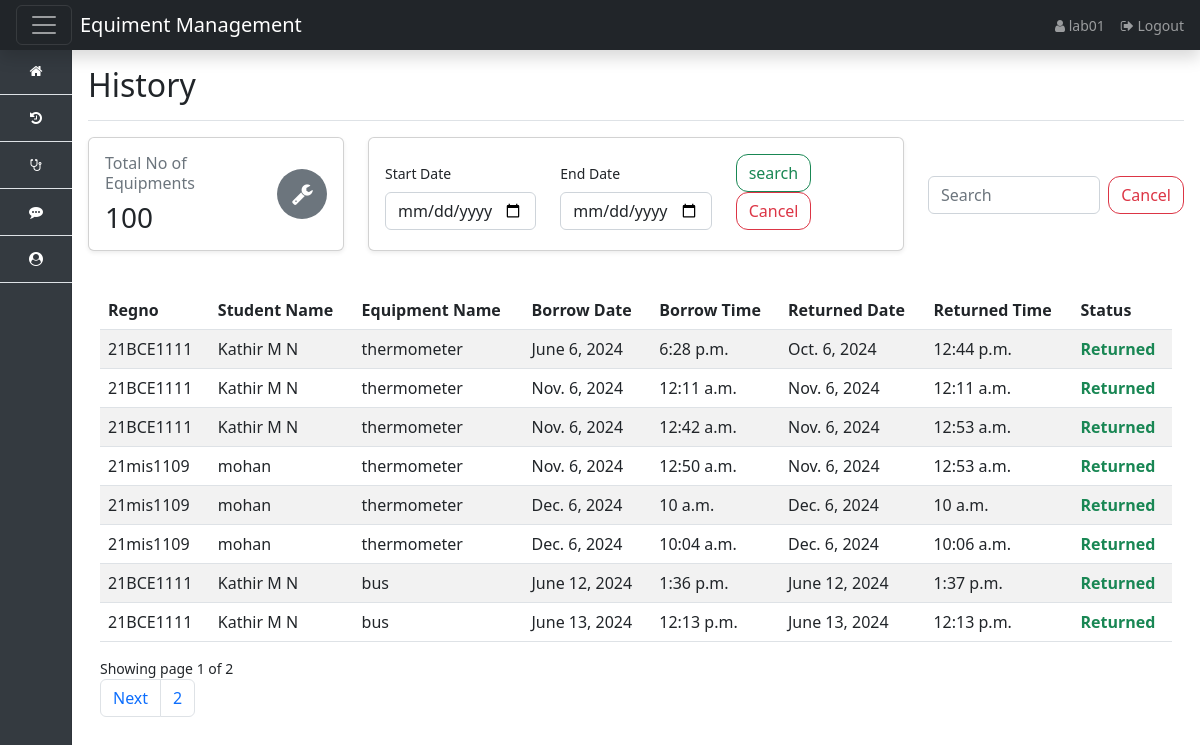
Screenshot of /history (signed in) with the database file from the repository.
### app/models.py (models this page shows, shortened)
class Manage_Equiment(models.Model):
    borrowed_date = models.DateField(default=now)
    borrowed_time = models.TimeField()
    regno = models.CharField(max_length=100)
    stud_name = models.CharField(max_length=100,null=True)
    category = models.CharField(max_length=266)
    returned_time = models.TimeField(null=True, blank=True)
    returned_date = models.DateField(null=True, blank=True)
    status = models.BooleanField(default=False)
    handled_by = models.ForeignKey(User, on_delete=models.SET_NULL, null=True, blank=True)
    class Meta:
        ordering: ['-date'] # type: ignore

### app/views.py (the view)
# urls.py: path('history',views.history,name='history'),
def history(request):
    equipment = Manage_Equiment.objects.filter(handled_by=request.user)
    paginator = Paginator(equipment,8)
    page_number = request.GET.get('page')
    page_obj = Paginator.get_page(paginator,page_number)
    context = {
        'equiment' : equipment,
        'page_obj' : page_obj
    }
    return render(request,'equiments/history.html',context)

### Template/equiments/history.html (shortened to what this page needs)
{% extends 'base.html' %}
{% block content %}
    <div class="d-flex justify-content-between flex-wrap flex-md-nowrap align-items-center  pb-2 mb-3 border-bottom">
        <h1 class="h2">History</h1>
    </div>
    <div class="row g-4 mb-3">
        <div class="col-xl-3 col-sm-6 col-12 mb-2">
            <div class="card shadow-sm">
                <div class="card-body">
                    <div class="row">
                        <div class="col">
                            <span class="h6 font-semibold text-muted text-sm d-block mb-2">Total No of Equipments</span>
                            <span class="h3 font-bold mb-0">100</span>
                        </div>
                        <div class="col-auto d-flex align-items-center justify-content-center">
                            <div class="icon icon-shape bg-secondary text-white text-lg rounded-circle d-flex align-items-center justify-content-center" style="width: 50px; height: 50px;">
                                <i class="fa fa-wrench" style="scale: 1.6;"></i>
                            </div>
                        </div>
                    </div>
                </div>
            </div>
        </div>
        <div class="col-xxl-5 col-md-6 mb-4">
            <div class="card shadow-sm h-100">
                <div class="card-body">
                    <div class="row align-items-end">
                        <div class="col-md-4 mb-1">
                            <label for="start_date" class="form-label">Start Date</label>
                            <input type="date" id="start_date" class="form-control">
                        </div>
                        <div class="col-md-4 mb-1">
                            <label for="end_date" class="form-label">End Date</label>
                            <input type="date" id="end_date" class="form-control">
                        </div>
                        <div class="col-md-4 mb-1 ">
                            <button class="btn btn-outline-success custom-btn" id="filter-button">search</button>
                            <button class="btn btn-outline-danger custom-btn" type="submit">Cancel</button>
                        </div>
                    </div>
                </div>
            </div>
        </div>
        <div class="col-xl-3 col-sm-6 col-12 mb-2 d-flex justify-content-center align-items-center">
            <form class="d-flex" role="search">
                <input class="form-control me-2" id="searchfield" type="search" placeholder="Search" aria-label="Search">
                <button class="btn btn-outline-danger custom-btn" type="submit">Cancel</button>
            </form>
        </div>
    </div>
     <div class="container">
        <div class="app-table">
        <table class="table table-striped table-hover">
            <thead>
                <tr>
                    <th>Regno</th>
                    <th>Student Name</th>
                    <th>Equipment Name</th>
                    <th>Borrow Date</th>
                    <th>Borrow Time</th>
                    <th>Returned Date</th>
                    <th>Returned Time</th>
                    <th>Status</th>
                </tr>
            </thead>
            <tbody>
                {% for equiments in page_obj %}
                <tr>
                    <td>{{equiments.regno}}</td>
                    <td>{{equiments.stud_name}}</td>
                    <td>{{equiments.category}}</td>
                    <td>{{equiments.borrowed_date}}</td>
                    <td>{{equiments.borrowed_time}}</td>
                    <td>{{equiments.returned_date}}</td>
                    <td>{{equiments.returned_time}}</td>
                    <td>{% if equiments.status == False %} <span style="color: red;">Pending to Return</span>
                        {% else %}
                        <span style="color: rgb(25, 135, 84); font-weight: bold ;"> Returned </span>
                        {% endif %}
                    </td>
                </tr>
                {% endfor %}
            </tbody>
        </table>
    </div>
        <div class="">
            Showing page {{page_obj.number}} of {{page_obj.paginator.num_pages}}
        </div>
        <ul class="pagination align-right float-right mr-auto">
            {% if page_obj.has_next %}
            <li class="page-item"><a class="page-link" href="?page={{page_obj.next_page_number}}">Next</a></li>
            <li class="page-item"><a class="page-link" href="?page={{ page_obj.paginator.num_pages }}">{{ page_obj.paginator.num_pages }}</a></li>
            {% endif %}
        </ul>
    </div>
{% endblock %}

### Template/base.html (shortened to what this page needs)
{% load static %}
<html lang="en">
  <head>
<link href="{% static 'css/bootstrap.min.css'%}" rel="stylesheet" >
<link href="{% static 'sidebars.css'%}" rel="stylesheet">
<link rel="stylesheet" href="{% static 'css/dashboard.css'%}">
<link rel="stylesheet" href="https://cdn.jsdelivr.net/npm/@docsearch/css@3">
<link rel="stylesheet" href="https://cdnjs.cloudflare.com/ajax/libs/font-awesome/4.7.0/css/font-awesome.min.css">
<link rel="stylesheet" href="">
    <link href="dashboard.css" rel="stylesheet">
  </head>
  <body>
<nav class="navbar navbar-dark sticky-top bg-dark flex-md-nowrap p-0 shadow">
  <div class="d-flex align-items-center col-md-3 col-lg-2 me-0 px-3 fs-6">
    <button class="navbar-toggler" type="button" id="navbar-toggler">
      <span class="navbar-toggler-icon"></span>
    </button>
    <a class="navbar-brand ms-2" href="#">Equiment Management</a>
  </div>
  <div class="d-flex justify-content-end align-items-center col-md-9 col-lg-10">
    <ul class="navbar-nav px-3 d-flex flex-row align-items-center">
      {% if request.user.is_authenticated %}
      <li class="nav-item text-nowrap me-3">
          <a class="nav-link" aria-current="page" href="#">
              <i class="fa fa-user"></i> {{ request.user }}
          </a>
      </li>
      <li class="nav-item text-nowrap">
          <a class="nav-link" aria-current="page" href="{% url 'logout' %}">
              <i class="fa fa-sign-out"></i> Logout
          </a>
      </li>
      {% endif %}
    </ul>
  </div>
</nav>
<div class="container-fluid">
  <div class="row">
   {% include 'partials/sidebar.html' %}
   <main class="content col">
    {% block content %}{% endblock %}
</main>
  </div>
</div>
</body>
  </body>
</html>

### Static/css/sidebars.css (style rules this page uses)
body { min-height: 100vh; min-height: -webkit-fill-available; }
html { height: -webkit-fill-available; }
main { height: 100vh; height: -webkit-fill-available; max-height: 100vh; overflow-x: auto; overflow-y: hidden; }

### Static/css/dashboard.css (style rules this page uses)
body { font-size: .875rem; overflow-x: hidden; }
.content { margin-left: 4.5rem; padding: 1rem; }
.navbar { height: 50px; }
.navbar-toggler { padding: 0.25rem 0.75rem; }
.navbar-toggler-icon { width: 1.5em; height: 1.5em; }
.navbar-brand { font-size: 1.25rem; }

### Template/base.html (style rules this page uses)
.navbar { height: 50px; }
.navbar-toggler { padding: 0.25rem 0.75rem; / }
.navbar-toggler-icon { width: 1.5em; height: 1.5em; / }
.navbar-brand { font-size: 1.25rem; }

### Template/equiments/history.html (style rules this page uses)
.custom-btn { border-radius: 12px; }

### rows the page displays
Manage_Equiment: regno "21BCE1111", stud_name "Kathir M N", category "thermometer", borrowed_date "June 6, 2024", borrowed_time "6:28 p.m.", returned_date "Oct. 6, 2024", returned_time "12:44 p.m.", status "Returned"
Manage_Equiment: regno "21BCE1111", stud_name "Kathir M N", category "thermometer", borrowed_date "Nov. 6, 2024", borrowed_time "12:11 a.m.", returned_date "Nov. 6, 2024", returned_time "12:11 a.m.", status "Returned"
Manage_Equiment: regno "21BCE1111", stud_name "Kathir M N", category "thermometer", borrowed_date "Nov. 6, 2024", borrowed_time "12:42 a.m.", returned_date "Nov. 6, 2024", returned_time "12:53 a.m.", status "Returned"
Manage_Equiment: regno "21mis1109", stud_name "mohan", category "thermometer", borrowed_date "Nov. 6, 2024", borrowed_time "12:50 a.m.", returned_date "Nov. 6, 2024", returned_time "12:53 a.m.", status "Returned"
Manage_Equiment: regno "21mis1109", stud_name "mohan", category "thermometer", borrowed_date "Dec. 6, 2024", borrowed_time "10 a.m.", returned_date "Dec. 6, 2024", returned_time "10 a.m.", status "Returned"
Manage_Equiment: regno "21mis1109", stud_name "mohan", category "thermometer", borrowed_date "Dec. 6, 2024", borrowed_time "10:04 a.m.", returned_date "Dec. 6, 2024", returned_time "10:06 a.m.", status "Returned"
Manage_Equiment: regno "21BCE1111", stud_name "Kathir M N", category "bus", borrowed_date "June 12, 2024", borrowed_time "1:36 p.m.", returned_date "June 12, 2024", returned_time "1:37 p.m.", status "Returned"
Manage_Equiment: regno "21BCE1111", stud_name "Kathir M N", category "bus", borrowed_date "June 13, 2024", borrowed_time "12:13 p.m.", returned_date "June 13, 2024", returned_time "12:13 p.m.", status "Returned"

### other values shown
{{ request.user }} "lab01"
{{ page_obj.number }} "1"
{{ page_obj.paginator.num_pages }} "2"
